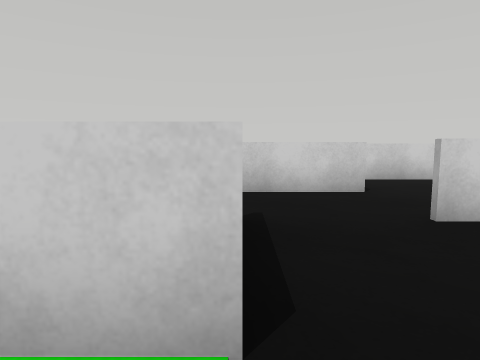
View 1 (above)

17 first-person views from a walk through a robot-simulator world made for Webots. The camera is 0.09 m above the floor, tilts 6° down and sees 75° across. The floor is counted in squares, 0.1 m on a side. Each view is taken from the middle of a square. On the plan, view 1 faces up. The plan holds only what a view shows up to about 11 squares ahead; the rest is blank. The robots in the file are not drawn.

View 2
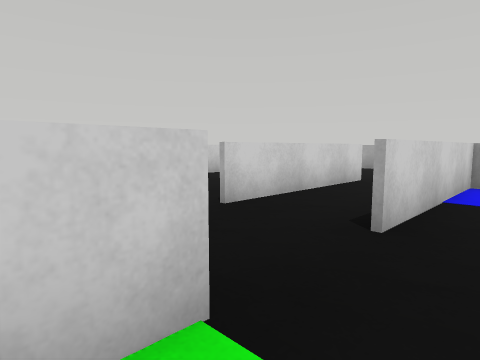

View 3
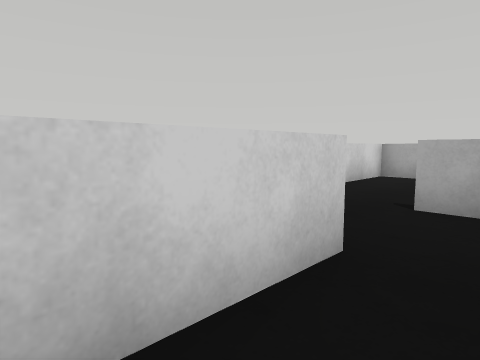

View 4
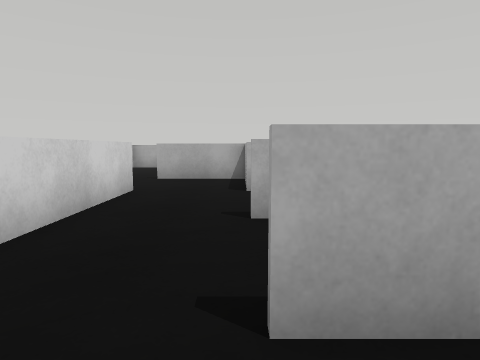

View 5
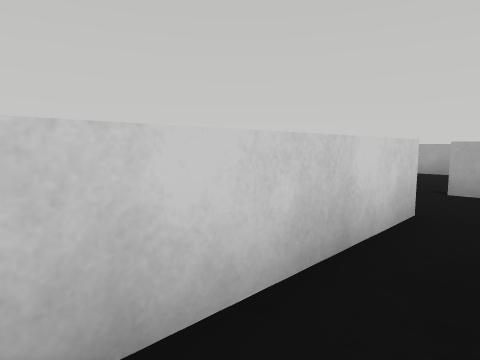

View 6
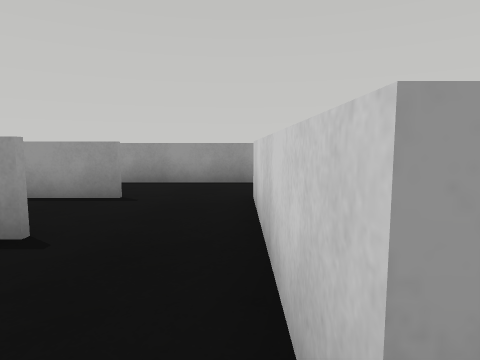

View 7
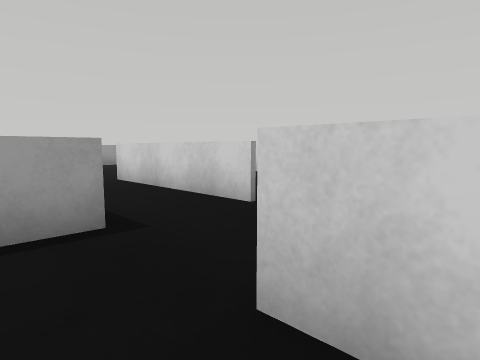

View 8
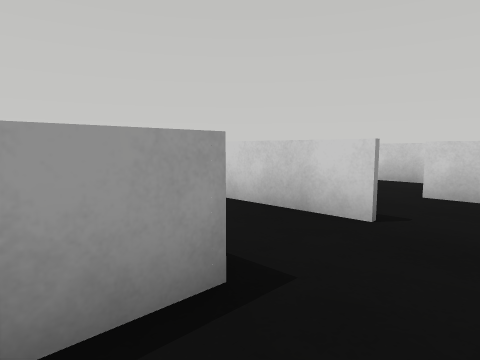

View 9
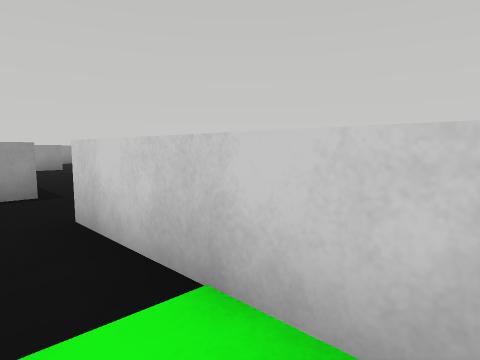

View 10
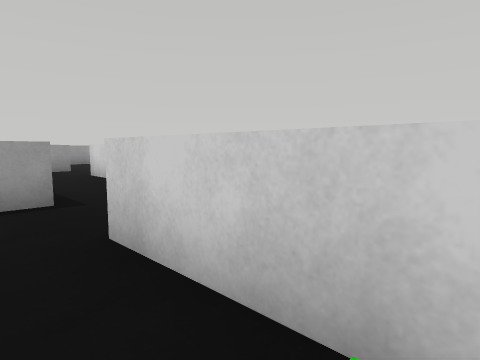

View 11
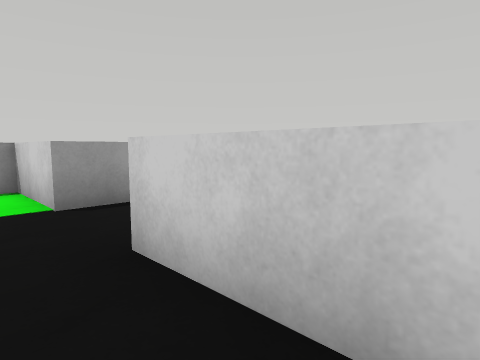

View 12
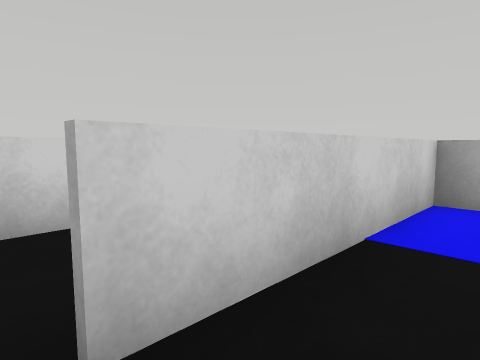

View 13
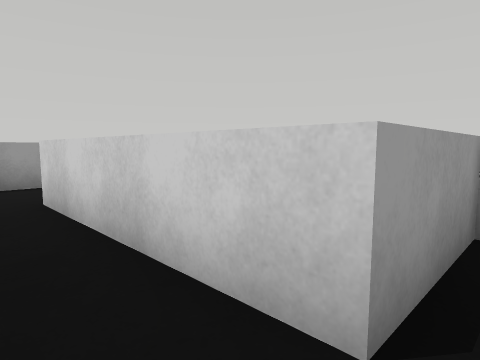

View 14
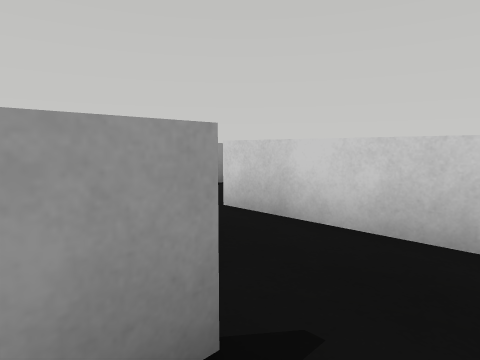

View 15
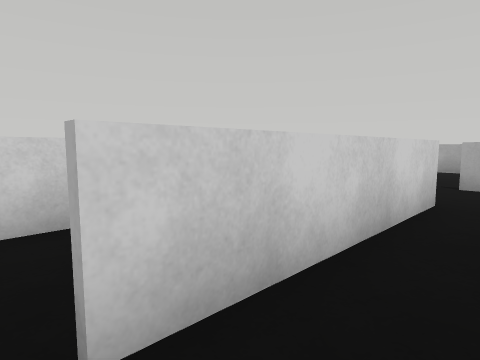

View 16
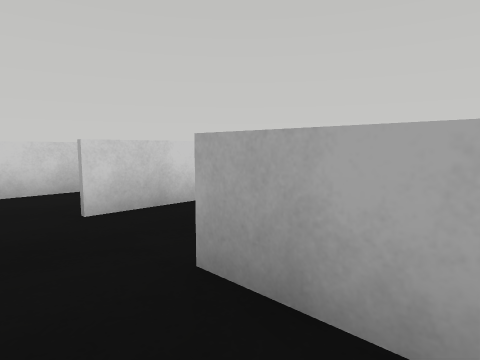

View 17
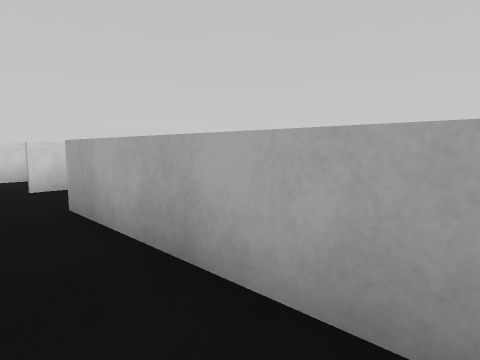

### Floor plan
Points are (right, up) in squares from view 1. A wall is a line through its corners. A room is listed if a view was taken in it or the views show most of it. See-through windows are left out.
Room 1 (views 1, 2, 11, 12)
walls: (0, 1.2) (-2.5, 1.2); (7.4, 1.2) (2.4, 1.2)
ways out: opening at (1.5, 1) to room 4
Room 2 (views 3, 5)
walls: (-2.5, 3.9) (-2.5, 2.1); (0.6, 6.2) (-2.6, 6.2)
ways out: opening at (-2, 4.5) to room 3; opening at (0, 4.5) to room 4
Room 3 (views 4, 15, 16, 17)
walls: (-2.6, -0.9) (-2.6, 3.9); (-5, 5.6) (-5, 2.9)
ways out: opening at (-2, 4.5) to room 2; opening at (-3.5, 6)
Room 4 (views 6, 13, 14)
walls: (3, 3.9) (4.6, 3.9); (4.9, 3.8) (4.9, 6.4); (7.6, 3.7) (2.4, 3.7); (0, 3.9) (0, 1.2); (8.2, 6.2) (7.4, 6.2); (9.9, 7.1) (9.9, 8.7) (2.5, 8.7) (2.5, 6.2) (0.6, 6.2)
ways out: opening at (1.5, 1) to room 1; opening at (0, 4.5) to room 2; opening at (8, 3.5)
Room 5 (views 7, 8, 9, 10)
walls: (14, 1.2) (9.9, 1.2)
ways out: opening at (9, 1)

Positions as (right, up) in squares from view 1, and headings:
1: (0, 0), facing up
2: (-1, 0), facing up-right
3: (0, 5), facing up-right
4: (-4, 4), facing right
5: (-2, 5), facing up-right
6: (3, 6), facing left
7: (11, 0), facing up-left
8: (9, 0), facing up-left
9: (14, 0), facing up-left
10: (13, 0), facing up-left
11: (5, 0), facing up-left
12: (2, 0), facing up-right
13: (3, 5), facing up-left
14: (1, 3), facing up-left
15: (-3, 5), facing up-right
16: (-4, 2), facing up-right
17: (-4, -1), facing up-right
